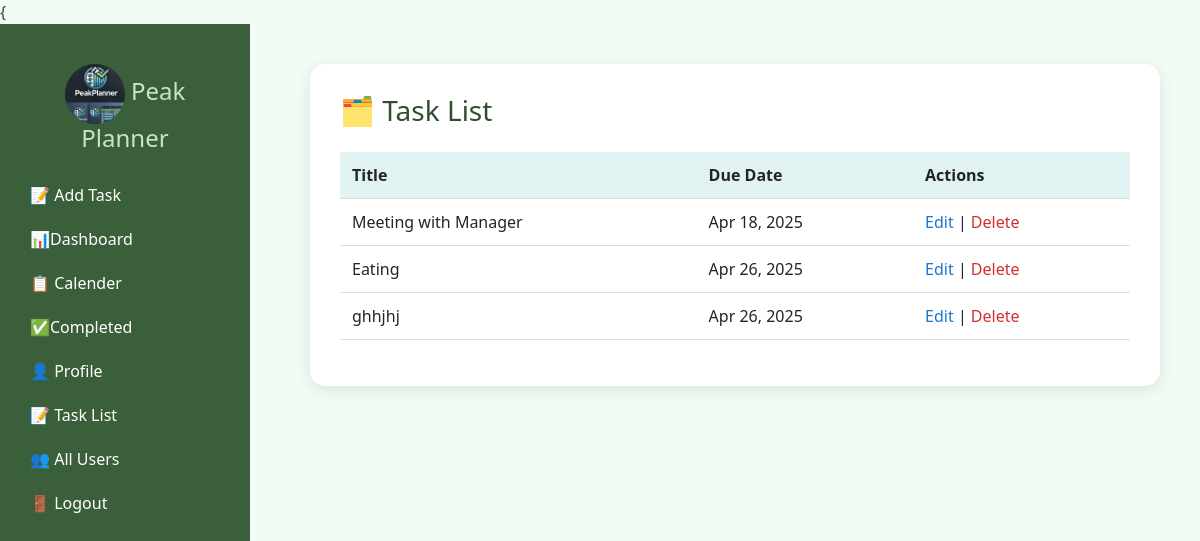
The app's page /dashboard/tasks/ (signed in) with its own data.
### DashboardApp/models.py (models this page shows, shortened)
class Task(models.Model):
    user = models.ForeignKey('main.AppUser', on_delete=models.CASCADE,null=True)
    id = models.AutoField(primary_key=True)
    task_title = models.CharField(unique=True,max_length=30)
    task_description = models.TextField(max_length=100)
    TASK_PRIORITY_CHOICES = [
    ('High', 'High'),
    ('Medium', 'Medium'),
    ('Low', 'Low'),
    ]
    status = models.CharField(
        max_length=20,
        choices=[("Pending", "Pending"), ("In Progress", "In Progress"), ("Completed", "Completed")],
        default="Pending"
    )
    task_priority = models.CharField(max_length=10, choices=TASK_PRIORITY_CHOICES, default='Medium')
    progress = models.PositiveIntegerField(default=0)
    start_date = models.DateField(auto_now_add=True)
    end_date = models.DateField()
    class Meta:
        permissions = [
            ("edit_task", "Can edit task"),
        ]

### DashboardApp/views.py (the view)
# urls.py: path('tasks/', views.task_list, name='task_list'),
@login_required
def task_list(request):
    if request.user.is_superuser or request.user.is_staff:
        tasks = Task.objects.all()
    else:
        tasks = Task.objects.filter(assigned_user=request.user)
    return render(request, 'task_list.html', {'tasks': tasks})

### DashboardApp/templates/task_list.html (shortened to what this page needs)
{<!DOCTYPE html>
    {% load static %}
    <html lang="en">
    <head>
        <link href="https://cdn.jsdelivr.net/npm/bootstrap@5.3.0/dist/css/bootstrap.min.css" rel="stylesheet">
    </head>
    <body>
    <div class="wrapper">
        <div class="sidebar">
            <h4><h4><img src="{% static 'images/logo.jpg' %}" height="60px" width="60px" style="border-radius: 50px;"> Peak Planner</h4>
            <ul>
                <li><a href="{% url 'addtask' %}" class="text-white text-decoration-none d-block">📝 Add Task</a></li>
                <li><a href="{% url 'dashboard_page' %}" class="text-white text-decoration-none d-block">📊Dashboard</a></li>
                <li><a href="{% url 'taskcalender' %}" class="text-white text-decoration-none d-block">📋 Calender</a>
                </li>
                <li><a href="{% url 'completed_tasks' %}" class="text-white text-decoration-none d-block">✅Completed</a></li>
                <li><a href="{% url 'profile'%}"  class="text-white text-decoration-none d-block">👤 Profile</a></li>
                {% if user.is_staff %}
                <li><a href="{% url 'task_list' %}" class="text-white text-decoration-none d-block">📝 Task List</a></li>
                <li><a href="{% url 'admin_tasks' %}" class="text-white text-decoration-none d-block">👥 All Users</a></li>
              {% endif %}
            <li>
              <form action="{% url 'logout' %}" method="POST" style="margin: 0; padding: 0;">
                  <button type="submit" style="background: none; border: none; color: white; text-decoration: none; padding: 0; display: block; width: 100%; text-align: left;">
                      🚪 Logout
                  </button>
              </form>
          </li>
          </ul>
          </div>
        <div class="main-content">
            <div class="task-table">
                <h3 class="mb-4">🗂️ Task List</h3>
                <table class="table">
                    <thead>
                        <tr>
                            <th>Title</th>
                            <th>Due Date</th>
                            <th>Actions</th>
                        </tr>
                    </thead>
                    <tbody>
                        {% for task in tasks %}
                        <tr>
                            <td>{{ task.task_title }}</td>
                            <td>{{ task.end_date|date:"M d, Y" }}</td>
                            <td>
                                <a href="{% url 'edit_task' task.id %}" class="text-blue">Edit</a>
                                {% if user.is_superuser %}
                                    | <a href="{% url 'delete_task' task.id %}" class="text-red">Delete</a>
                                {% endif %}
                            </td>
                        </tr>
                        {% empty %}
                        <tr>
                            <td colspan="4" class="text-center py-4">No tasks found.</td>
                        </tr>
                        {% endfor %}
                    </tbody>
                </table>
            </div>
        </div>
    </div>
    </body>
    </html>

### DashboardApp/templates/task_list.html (style rules this page uses)
body { background-color: #f1fdf4; color: #2f4f2f; }
.wrapper { display: flex; }
.sidebar { width: 250px; height: 100vh; background: #3a5f3a; padding: 20px; color: white; position: fixed; }
.sidebar h4 { text-align: center; margin-bottom: 20px; color: #c8e6c9; }
.sidebar ul { list-style: none; padding: 0; }
.sidebar ul li { padding: 10px; cursor: pointer; color: white; transition: 0.3s; }
.main-content { margin-left: 270px; padding: 40px; width: 100%; }
.task-table { background-color: white; border-radius: 15px; padding: 30px; box-shadow: 0 4px 15px rgba(0, 0, 0, 0.1); }
.task-table table { width: 100%; margin-top: 20px; }
.task-table th, .task-table td { padding: 12px; text-align: left; border-bottom: 1px solid #ddd; }
.task-table th { background-color: #e0f2f1; font-weight: bold; }
.text-blue { color: #1976d2; text-decoration: none; }
.text-red { color: #d32f2f; text-decoration: none; }

### records on screen
Task: task_title "Meeting with Manager", end_date "Apr 18, 2025"
Task: task_title "Eating", end_date "Apr 26, 2025"
Task: task_title "ghhjhj", end_date "Apr 26, 2025"
